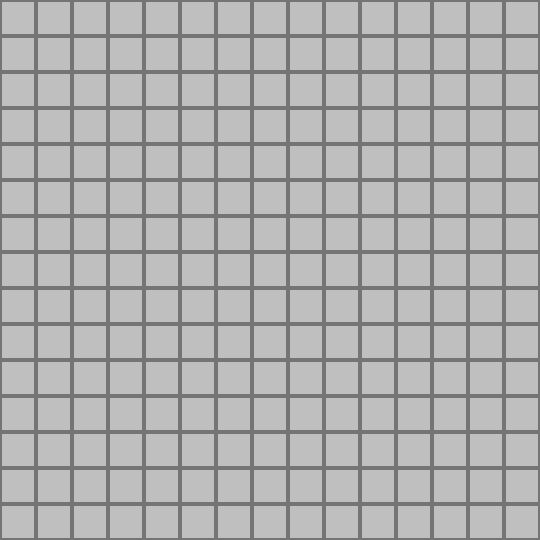
Frame 1 (no input)
Frame 60 (no input): identical to frame 1, image omitted
Frame 120 (the mouse pressed at the canvas centre since frame 60): identical to frame 1, image omitted

The p5.js sketch that drew this single still picture (run headless with seeded random() and noise() and a simulated clock; from frame 60 on, the mouse is pressed at the canvas centre):

// p5.js sketch
// ── sketch.js
//Buscaminas
//Miguel Rodríguez
//17-02-2024

const WIDTH = 540
const HEIGHT = 540
const n = 15
let minasTot
const wn = WIDTH / n

let board = []
let deltaX = [1, -1, 0, 0]
let deltaY = [0, 0, 1, -1]
let won = false

let colours = [[0, 0, 255],
              [42, 115, 0],
              [200, 0, 0],
              [200, 200, 0],
              [200, 0, 200],
              [0, 200, 200],
              0, 0]
    

function setup() {
  createCanvas(WIDTH, HEIGHT);
  background(191, 191, 191)
  
  if(n == 9) minasTot = 10
  else if(n == 15) minasTot = 40
  
  for(let i = 0; i < n; i++){
    board[i] = []
    for(let j = 0; j < n; j++){
      board[i][j] = {nminas: 0, oculta: true, mina: false, visited: false, flag: false}
    }
  }
  
  for(let i = 0; i < minasTot; i++){
    let x = floor(random(0, n))
    let y = floor(random(0, n))
    board[x][y].mina = true
  }
  
  for(let i = 0; i < n; i++){
    for(let j = 0; j < n; j++){
      if(board[i][j].mina) continue
      else board[i][j].nminas = minasVecinas(i, j)
    }
  }
  drawNminas()
  drawGrid()
  
  
}


function minasVecinas(x, y){
  let res = 0
  for(let i = -1; i < 2; i++){
    for(let j = -1; j < 2; j++){
      if((i+x < 0 || j+y < 0)) continue
      if((i+x > n-1 || j+y > n-1)) continue
      if((i == 0 && j == 0)) continue
      else{ 
        if(board[x+i][y+j].mina) res++
      }
    }
  }
  return res
}

function updateOcult(x, y){
  for(let i = -1; i < 2; i++){
    for(let j = -1; j < 2; j++){
      if((i+x < 0 || j+y < 0)) continue
      if((i+x > n-1 || j+y > n-1)) continue
      if((i == 0 && j == 0)) continue
      else if(board[x+i][y+j].niminas != 0){ 
        board[x+i][y+j].oculta = false
      }
    }
  }
}



function draw() {
  
}

function drawNminas(){
  background(191, 191, 191)
  textAlign(CENTER, CENTER)
  textSize(35)
  fill(0)
  for(let i = 0; i < n; i++){
    for(let j = 0; j < n; j++){
      if(board[i][j].oculta && !board[i][j].flag) continue
      if(board[i][j].mina){
        if(won) fill(0, 255, 0)
        else fill(225, 0, 0)
        circle(i*wn + wn/2, j*wn + wn/2, wn/2)
      }
      else {
        fill(225, 225, 225)
        rect(i*wn, j*wn, wn, wn)
        if(board[i][j].nminas != 0){
          fill(colours[board[i][j].nminas-1])
          text(board[i][j].nminas, i*wn + wn/2, j*wn + wn/2)
        }
      }
    }
  }
}

function drawGrid(){
  
  strokeWeight(3)
  stroke(117,117,117)
  for (var x = 0; x < width+1; x += wn) {
		for (var y = 0; y < height+1; y += wn) {
			line(x, 0, x, height);
			line(0, y, width, y);
		}
	}
  noStroke()
}

function isValid(row, col){
  if(row < 0 || row >= n) return false
  if(col < 0 || col >= n) return false
  if(board[row][col].nminas != 0 || board[row][col].visited) return false
  return true
}

//flood fill algorithm (BDS)
function ff(current){
  board[current.x][current.y].visited = true
  board[current.x][current.y].oculta = false
  updateOcult(current.x, current.y)
  for(let a = 0; a < 4; a++){
    let nextRow = current.x + deltaX[a]
    let nextCol = current.y + deltaY[a]
    if(this.isValid(nextRow, nextCol)){
      ff(createVector(nextRow, nextCol))
    }
  }
}

function mouseClicked() {
  let x = floor(mouseX/(WIDTH/n));
  let y = floor(mouseY/(WIDTH/n));
  if(x < 0 || x > n-1 || y < 0 || y > n-1){}
  else if(mouseButton == LEFT){
    if(board[x][y].mina) gameOver()
    else if(board[x][y].oculta){
      if(board[x][y].nminas != 0) board[x][y].oculta = false
      else ff(createVector(x, y))
      gameWin()
    }
  }
  drawNminas()
  drawGrid()
}

function gameWin(){
  for(let i = 0; i < n; i++){
    for(let j = 0; j < n; j++){
      if(board[i][j].oculta && !board[i][j].mina) return
    }
  }
  won = true
  gameOver()
}

function gameOver(){
  for(let i = 0; i < n; i++){
    for(let j = 0; j < n; j++){
      board[i][j].oculta = false
    }
  }
}
